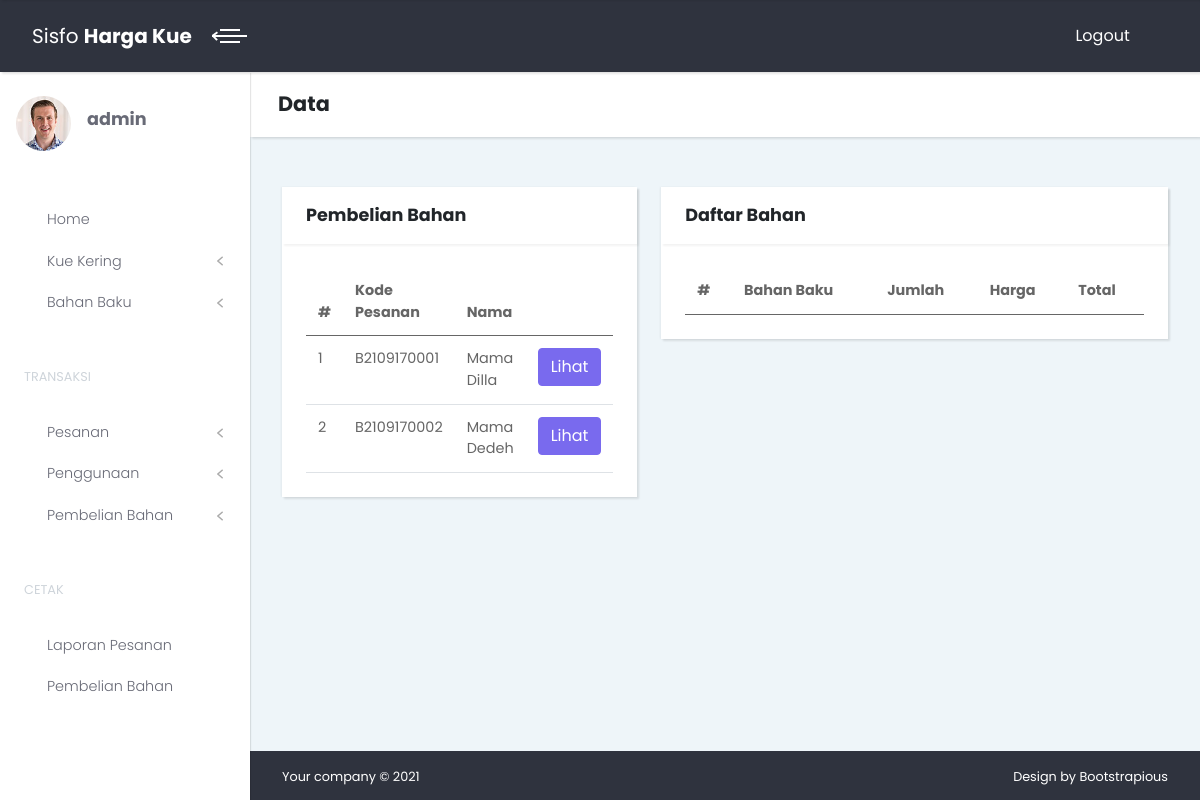
The app's page /data-pembelian.php (signed in) with its own data.
### tables this page shows
CREATE TABLE `tbl_pesanan` (
  `kode_pesanan` varchar(15) NOT NULL,
  `tanggal` date NOT NULL,
  `nama` varchar(30) DEFAULT NULL,
  `keterangan` varchar(500) DEFAULT NULL,
  `status` int(1) NOT NULL DEFAULT 0
);

### data-pembelian.php (the view, shortened to what this page needs)
<!DOCTYPE html>
<html>
  <head>
    <link rel="stylesheet" href="vendor/choices.js/public/assets/styles/choices.min.css">
    <link rel="stylesheet" href="css/style.default.css" id="theme-stylesheet">
    <link rel="stylesheet" href="css/custom.css">
  </head>
  <body>
    <div class="page">
      <?php include 'com/header.php' ?>
      <div class="page-content d-flex align-items-stretch">
        <?php include 'com/side.php' ?>
        <div class="content-inner w-100">
          <header class="bg-white shadow-sm px-4 py-3 z-index-20">
            <div class="container-fluid px-0">
              <h2 class="mb-0 p-1">Data</h2>
            </div>
          </header>
          <section class="tables">
            <div class="container-fluid">
              <div class="row gy-4">
                <div class="col-lg-5">
                  <div class="card mb-0">
                    <div class="card-header">
                      <h3 class="h4 mb-0">Pembelian Bahan</h3>
                    </div>
                    <div class="card-body">
                      <div class="table-responsive">
                        <table class="table mb-0">
                          <thead>
                            <tr>
                              <th>#</th>
                              <th>Kode Pesanan</th>
                              <th>Nama</th>
                              <th></th>
                            </tr>
                          </thead>
                          <tbody>
                            <?php
                            $no=1;
                            include 'main/koneksi.php';
                            $q = mysqli_query($conn,"SELECT * FROM tbl_pesanan WHERE status != '0'");
                            while ($d = mysqli_fetch_assoc($q)) { ?>
                            <tr>
                              <td><?php echo $no++ ?></td>
                              <td><?php echo $d['kode_pesanan'] ?></td>
                              <td><?php echo $d['nama'] ?></td>
                              <td>
                                <button class="btn btn-primary btn-lihat" data-id="<?php echo $d['kode_pesanan'] ?>">Lihat</button>
                              </td>
                            </tr>
                            <?php }
                            ?>
                          </tbody>
                        </table>
                      </div>
                    </div>
                  </div>
                </div>
                <div class="col-lg-7">
                  <div class="card mb-0">
                    <div class="card-header">
                      <h3 class="h4 mb-0">Daftar Bahan</h3>
                    </div>
                    <div class="card-body">
                      <div class="table-responsive">
                        <table class="table mb-0">
                          <thead>
                            <tr>
                              <th>#</th>
                              <th>Bahan Baku</th>
                              <th>Jumlah</th>
                              <th>Harga</th>
                              <th>Total</th>
                            </tr>
                          </thead>
                        </table>
                      </div>
                    </div>
                  </div>
                </div>
              </div>
            </div>
          </section>
          <?php include 'com/footer.php' ?>
        </div>
      </div>
    </div>
    <link rel="stylesheet" href="https://use.fontawesome.com/releases/v5.7.1/css/all.css">
  </body>
</html>

### records on screen
tbl_pesanan: kode_pesanan "B2109170001", nama "Mama Dilla"
tbl_pesanan: kode_pesanan "B2109170002", nama "Mama Dedeh"

### other values on screen
$_SESSION['username'] "admin"
